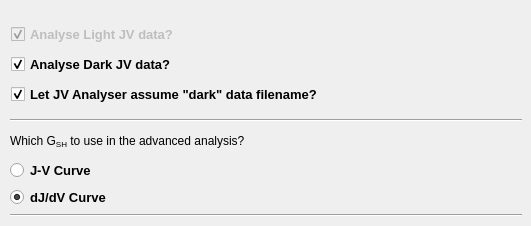
    <widget class="QWidget" name="options_tab">
     <attribute name="title">
      <string>Options</string>
     </attribute>
     <widget class="QWidget" name="layoutWidget">
      <property name="geometry">
       <rect>
        <x>11</x>
        <y>21</y>
        <width>421</width>
        <height>89</height>
       </rect>
      </property>
      <layout class="QVBoxLayout" name="verticalLayout_3">
       <item>
        <widget class="QCheckBox" name="checkBox_analyse_light">
         <property name="enabled">
          <bool>false</bool>
         </property>
         <property name="font">
          <font>
           <pointsize>10</pointsize>
           <weight>75</weight>
           <bold>true</bold>
          </font>
         </property>
         <property name="text">
          <string>Analyse Light JV data?</string>
         </property>
         <property name="checkable">
          <bool>true</bool>
         </property>
         <property name="checked">
          <bool>true</bool>
         </property>
        </widget>
       </item>
       <item>
        <widget class="QCheckBox" name="checkBox_analyse_dark">
         <property name="font">
          <font>
           <pointsize>10</pointsize>
           <weight>75</weight>
           <bold>true</bold>
          </font>
         </property>
         <property name="text">
          <string>Analyse Dark JV data?</string>
         </property>
         <property name="checked">
          <bool>true</bool>
         </property>
        </widget>
       </item>
       <item>
        <widget class="QCheckBox" name="checkBox_autodark">
         <property name="font">
          <font>
           <pointsize>10</pointsize>
           <weight>75</weight>
           <bold>true</bold>
          </font>
         </property>
         <property name="toolTip">
          <string>&lt;html&gt;&lt;head/&gt;&lt;body&gt;&lt;p&gt;The program needs to load the data related to the &amp;quot;dark JV curve&amp;quot;. It can either assume the name, by adding &amp;quot;_dark&amp;quot; to the end of the loaded file, or the user can select it manually.&lt;/p&gt;&lt;/body&gt;&lt;/html&gt;</string>
         </property>
         <property name="text">
          <string>Let JV Analyser assume &quot;dark&quot; data filename?</string>
         </property>
         <property name="checked">
          <bool>true</bool>
         </property>
         <property name="tristate">
          <bool>false</bool>
         </property>
        </widget>
       </item>
      </layout>
     </widget>
     <widget class="QWidget" name="layoutWidget">
      <property name="geometry">
       <rect>
        <x>10</x>
        <y>110</y>
        <width>512</width>
        <height>107</height>
       </rect>
      </property>
      <layout class="QVBoxLayout" name="verticalLayout_4">
       <property name="topMargin">
        <number>9</number>
       </property>
       <item>
        <widget class="Line" name="line">
         <property name="orientation">
          <enum>Qt::Horizontal</enum>
         </property>
        </widget>
       </item>
       <item>
        <layout class="QVBoxLayout" name="verticalLayout_2">
         <item>
          <widget class="QLabel" name="label">
           <property name="text">
            <string>Which G&lt;sub&gt;SH&lt;/sub&gt; to use in the advanced analysis?</string>
           </property>
          </widget>
         </item>
         <item>
          <layout class="QVBoxLayout" name="verticalLayout">
           <item>
            <widget class="QRadioButton" name="radioButton_jv_gsh">
             <property name="font">
              <font>
               <pointsize>10</pointsize>
               <weight>75</weight>
               <bold>true</bold>
              </font>
             </property>
             <property name="text">
              <string>J-V Curve</string>
             </property>
            </widget>
           </item>
           <item>
            <widget class="QRadioButton" name="radioButton_djdv_gsh">
             <property name="font">
              <font>
               <pointsize>10</pointsize>
               <weight>75</weight>
               <bold>true</bold>
              </font>
             </property>
             <property name="text">
              <string>dJ/dV Curve</string>
             </property>
             <property name="checked">
              <bool>true</bool>
             </property>
            </widget>
           </item>
          </layout>
         </item>
        </layout>
       </item>
       <item>
        <widget class="Line" name="line_2">
         <property name="orientation">
          <enum>Qt::Horizontal</enum>
         </property>
        </widget>
       </item>
      </layout>
     </widget>
    </widget>
